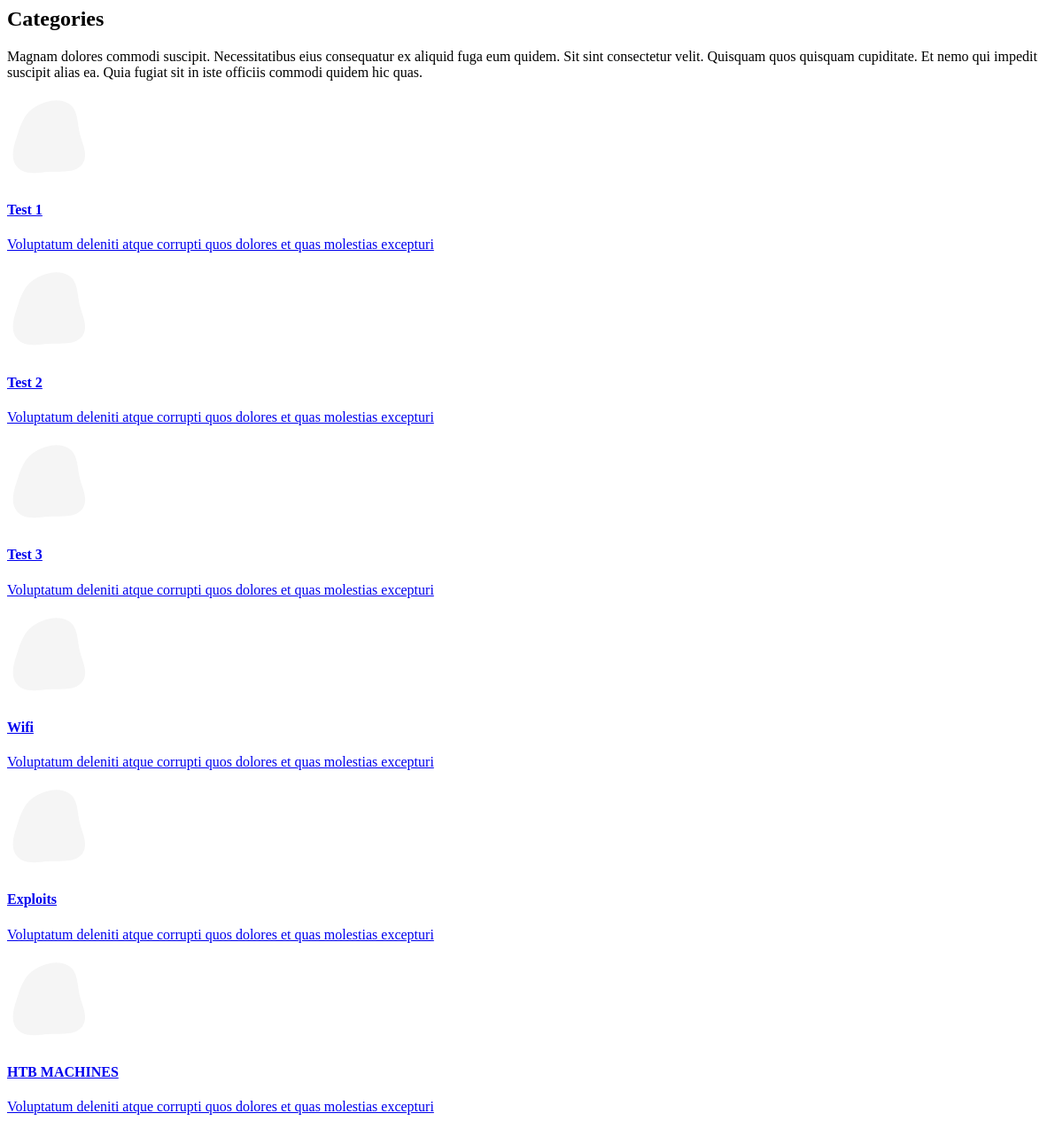
Page /categories/ on the earlier database version.
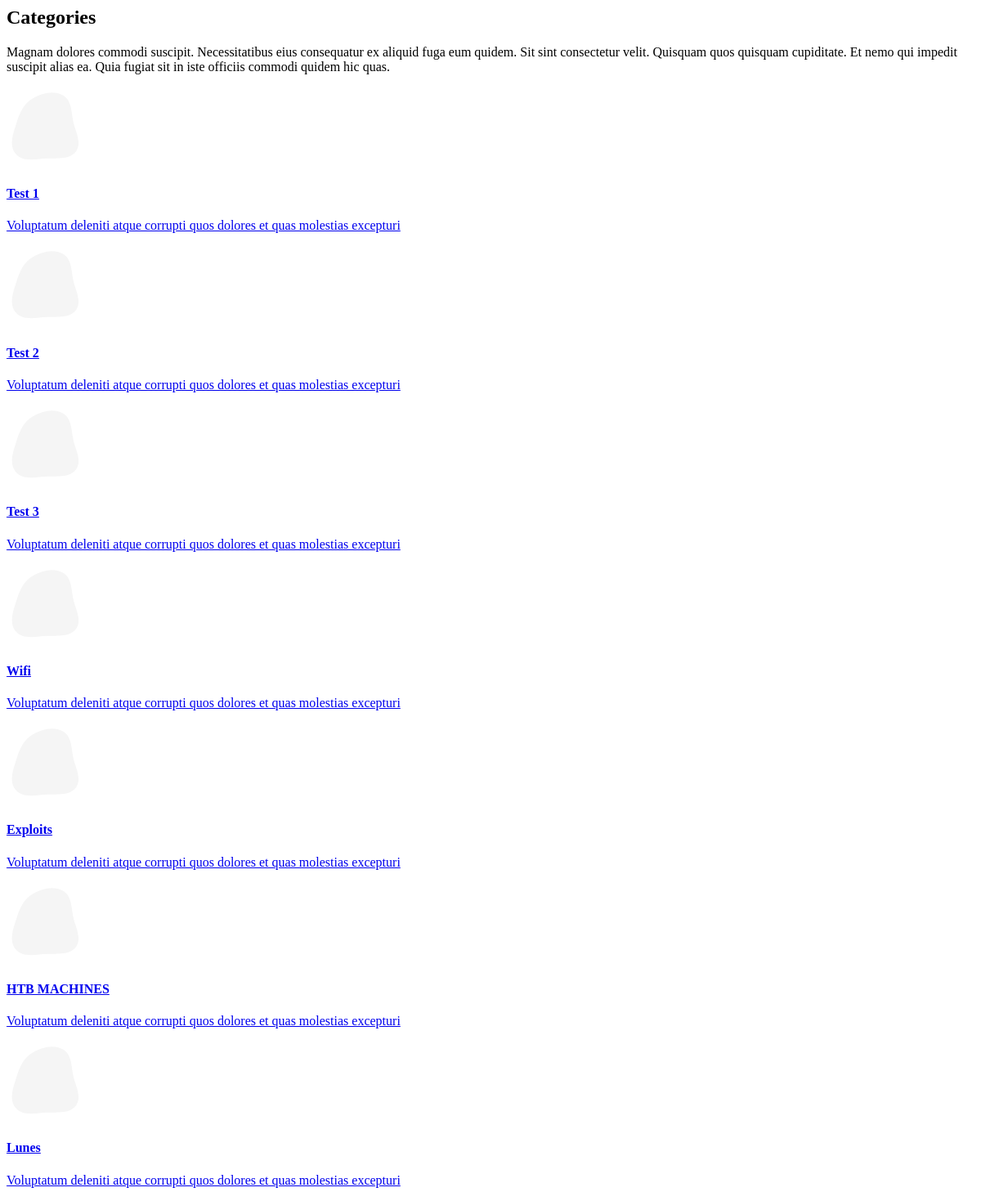
Same page on the later database version.
### dashboard/blog/models.py (models this page shows, shortened)
class Categories(models.Model):
    name = models.CharField(max_length=100, unique=True)
    fecha_creacion = models.DateTimeField(auto_now_add=True)

### app/views.py (the view)
# urls.py: path('categories/', views.categories, name='categories'),
def categories(request):
    categories = Categories.objects.all()
    data = {
        'categories' : categories
    }
    return render(request, 'app/index/categories.html', data)

### templates/app/index/categories.html (shortened to what this page needs)
<section id="categories" class="services section-bg">
    <div class="container" data-aos="fade-up">
        <div class="section-title">
            <h2>Categories</h2>
            <p>Magnam dolores commodi suscipit. Necessitatibus eius consequatur ex aliquid fuga eum quidem. Sit sint
                consectetur velit. Quisquam quos quisquam cupiditate. Et nemo qui impedit suscipit alias ea. Quia fugiat
                sit in iste officiis commodi quidem hic quas.</p>
        </div>
        <div class="row gy-4">
            {% for category in categories %}
            <div class="col-lg-4 col-md-6 d-flex align-items-stretch" data-aos="zoom-in" data-aos-delay="100">
                <a href="{% url 'subcategories' category.id %}">
                    <div class="icon-box iconbox-blue">
                        <div class="icon">
                        </div>
                        <h4>{{ category.name }}</h4>
                        <p>Voluptatum deleniti atque corrupti quos dolores et quas molestias excepturi</p>
                    </div>
                </a>
            </div>
            {% endfor %}
        </div>
    </div>
</section>

Differences in the rows shown:
added Categories: name "Lunes"
